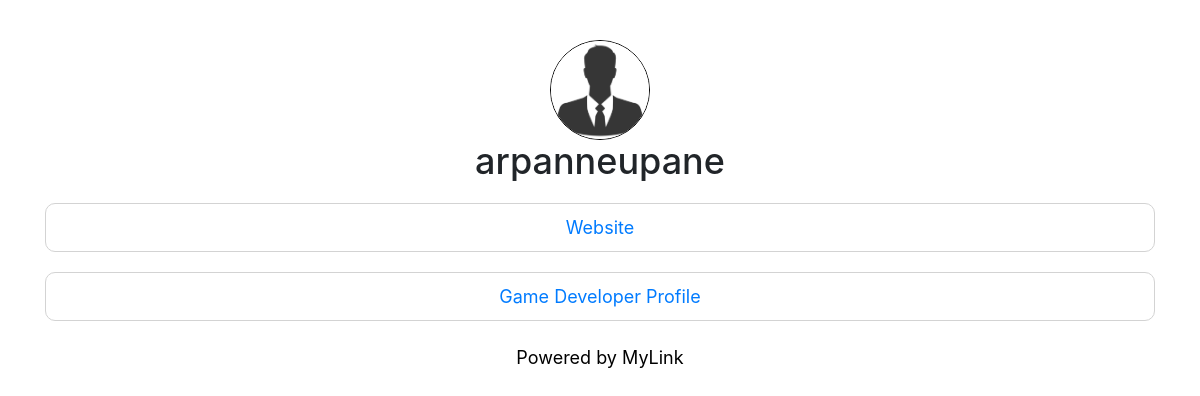
The page /arpanneupane on the database as committed earlier.
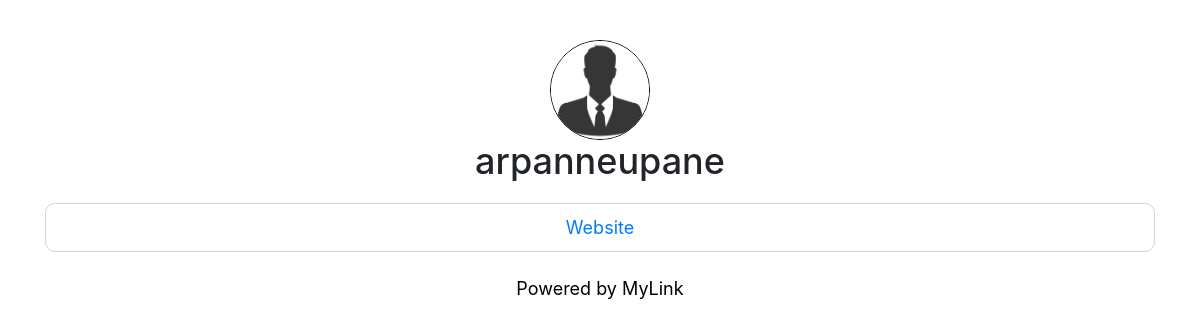
The same page on the database as committed later.
### app.py (models this page shows)
class User(db.Model, UserMixin):
    id = db.Column(db.Integer, primary_key=True)
    username = db.Column(db.String(15), unique=True, nullable=False)
    email = db.Column(db.String(50), unique=True, nullable=False)
    password = db.Column(db.String(80), nullable=False)
    profile_picture = db.Column(
        db.String(20), nullable=False, default='default.jpg')
    links = db.relationship('Link', backref='owner', lazy='dynamic')

class Link(db.Model):
    id = db.Column(db.Integer, primary_key=True)
    link = db.Column(db.String(100), nullable=False)
    link_name = db.Column(db.String(50), nullable=False)
    user_id = db.Column(db.Integer, db.ForeignKey('user.id'), nullable=False)

### app.py (the view)
@app.route('/<username>')
def view_site(username):
    user = User.query.filter_by(username=username).first_or_404()
    links = Link.query.filter_by(owner=user).all()
    return render_template('pages/site.html', title=user.username, user=user, links=links)

### templates/pages/site.html (shortened to what this page needs)
<!doctype html>
<html lang="en">
<head>
    <link rel="stylesheet" href="https://stackpath.bootstrapcdn.com/bootstrap/4.3.1/css/bootstrap.min.css"
>
</head>
<body>
    <div class="container">
        <div class="user">
            <img class='profile-picture' src="../../static/profile_pics/{{user.profile_picture}}">
            <h2>{{user.username}}</h2>
            <div class="links">
                {% for link in links %}
                <div class="link">
                    <a href="http://{{link.link}}" target="__blank">{{link.link_name}}</a>
                </div>
                {% endfor %}
            </div>
        </div>
        <footer>
            Powered by MyLink
        </footer>
    </div>
</body>
</html>

### templates/pages/site.html (style rules this page uses)
* { margin: 0; padding: 0; font-size: large; }
.link>a { text-decoration: none; }
.profile-picture { width: 100px; object-fit: contain; border: 1px solid black; border-radius: 50%; }
.container { display: flex; flex-direction: column; justify-content: center; margin-top: 40px; }
.user { text-align: center; }
.links { margin-top: 20px; display: flex; flex-direction: column; justify-content: center; }
.link { padding: 10px; border: 1px solid lightgray; margin-bottom: 20px; border-radius: 10px; }
footer { display: flex; padding: 3px; color: black; justify-content: center; }

Rows that differ between the two databases and show on the page:
removed Link: link_name "Game Developer Profile"
